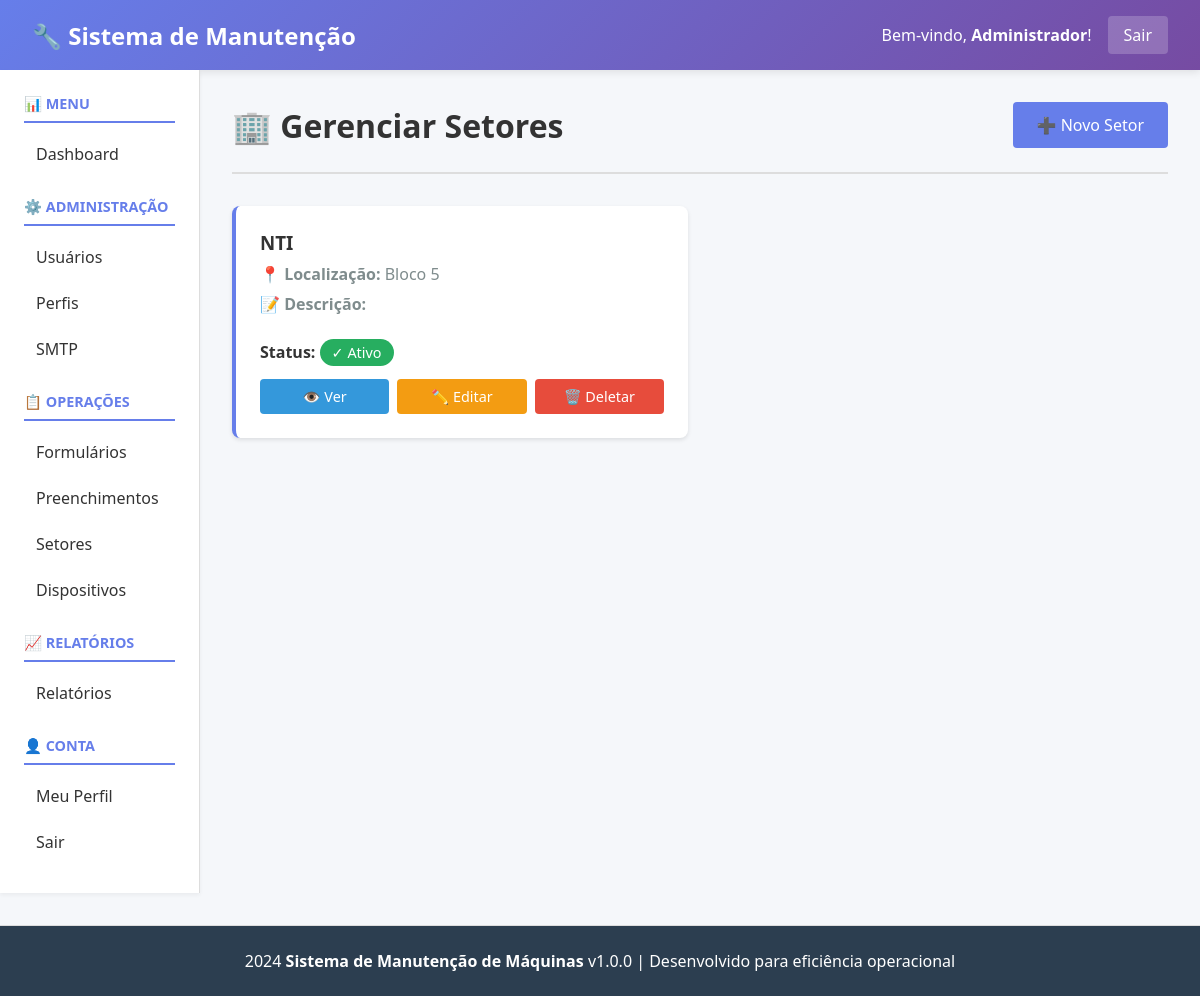
The page /public/index.php?page=sectors (signed in) on the database its author committed.
### tables this page shows
CREATE TABLE `users` (
  `id` int(11) NOT NULL,
  `username` varchar(100) NOT NULL,
  `email` varchar(100) NOT NULL,
  `password_hash` varchar(255) NOT NULL,
  `full_name` varchar(200) NOT NULL,
  `auth_type` enum('local','ldap') DEFAULT 'local',
  `profile_id` int(11) DEFAULT NULL,
  `status` enum('active','inactive') DEFAULT 'active',
  `last_login` datetime DEFAULT NULL,
  `created_at` datetime DEFAULT current_timestamp(),
  `updated_at` datetime DEFAULT current_timestamp() ON UPDATE current_timestamp()
);

CREATE TABLE `sectors` (
  `id` int(11) NOT NULL,
  `name` varchar(200) NOT NULL,
  `description` text DEFAULT NULL,
  `location` varchar(255) DEFAULT NULL,
  `status` varchar(20) DEFAULT 'active',
  `responsible_user_id` int(11) DEFAULT NULL,
  `phone` varchar(20) DEFAULT NULL,
  `email` varchar(100) DEFAULT NULL,
  `is_active` tinyint(1) DEFAULT 1,
  `created_at` datetime DEFAULT current_timestamp(),
  `updated_at` datetime DEFAULT current_timestamp() ON UPDATE current_timestamp()
);

### controllers/SectorController.php (called while the page is built, shortened)
<?php
class SectorController
{
    private $db;
    public function __construct()
    {
        $this->db = Database::getInstance();
    }
    public function index()
    {
        try {
            $sectors = $this->db->fetchAll("SELECT * FROM sectors ORDER BY id DESC");
            include __DIR__ . '/../views/sectors/index.php';
        } catch (\Exception $e) {
            echo "Erro: " . $e->getMessage();
        }
    }
}

### config/Database.php (called while the page is built, shortened)
<?php
class Database
{
    private static $instance = null;
    private $connection;
    private $host = 'localhost';
    private $db_name = 'manutencao_db';
    private $username = 'root';
    private $password = '';
    private $charset = 'utf8mb4';
    private function __construct()
    {
        try {
            $dsn = "mysql:host=" . $this->host . ";dbname=" . $this->db_name . ";charset=" . $this->charset;
            $this->connection = new \PDO(
                $dsn,
                $this->username,
                $this->password,
                array(
                    \PDO::ATTR_ERRMODE => \PDO::ERRMODE_EXCEPTION,
                    \PDO::ATTR_DEFAULT_FETCH_MODE => \PDO::FETCH_ASSOC,
                    \PDO::ATTR_EMULATE_PREPARES => false
                )
            );
        } catch (\PDOException $e) {
            die("Erro de conexão com banco de dados: " . $e->getMessage());
        }
    }
    public static function getInstance()
    {
        if (self::$instance === null) {
            self::$instance = new self();
        }
        return self::$instance;
    }
    public function fetch($sql, $params = [])
    {
        try {
            $stmt = $this->connection->prepare($sql);
            $stmt->execute($params);
            return $stmt->fetch();
        } catch (\PDOException $e) {
            throw new \Exception("Erro ao buscar registro: " . $e->getMessage());
        }
    }
    public function fetchAll($sql, $params = [])
    {
        try {
            $stmt = $this->connection->prepare($sql);
            $stmt->execute($params);
            return $stmt->fetchAll();
        } catch (\PDOException $e) {
            throw new \Exception("Erro ao buscar registros: " . $e->getMessage());
        }
    }
}

### core/Auth.php (called while the page is built, shortened)
<?php
class Auth
{
    private $db;
    private $user = null;
    public function __construct()
    {
        $this->db = Database::getInstance();
    }
    public function isLoggedIn()
    {
        return isset($_SESSION['user_id']) && !empty($_SESSION['user_id']);
    }
    public function getCurrentUser()
    {
        if ($this->user === null) {
            $this->user = $this->db->fetch(
                "SELECT * FROM users WHERE id = :id",
                [':id' => $_SESSION['user_id']]
            );
        }
        return $this->user;
    }
}

### views/sectors/index.php (the view, shortened to what this page needs)
<?php include __DIR__ . '/../header.php'; ?>
<div class="page-header">
    <h1>🏢 Gerenciar Setores</h1>
    <a href="?page=sectors&action=create" class="btn">➕ Novo Setor</a>
</div>
<?php if (!empty($sectors)): ?>
    <div style="display: grid; grid-template-columns: repeat(auto-fill, minmax(300px, 1fr)); gap: 1.5rem;">
        <?php foreach ($sectors as $sector): ?>
            <div style="background: white; padding: 1.5rem; border-radius: 8px; box-shadow: 0 2px 4px rgba(0,0,0,0.1); border-left: 4px solid #667eea;">
                <h3 style="margin-top: 0;"><?php echo htmlspecialchars($sector['name']); ?></h3>
                <p style="color: #7f8c8d; margin: 0.5rem 0;">
                    <strong>📍 Localização:</strong> <?php echo htmlspecialchars($sector['location'] ?? 'N/A'); ?>
                </p>
                <p style="color: #7f8c8d; margin: 0.5rem 0; min-height: 40px;">
                    <strong>📝 Descrição:</strong><br>
                </p>
                <p style="margin: 0.5rem 0;">
                    <strong>Status:</strong>
                    <?php if ($sector['status'] === 'active'): ?>
                        <span style="background: #27ae60; color: white; padding: 0.25rem 0.75rem; border-radius: 20px; font-size: 0.9rem;">✓ Ativo</span>
                    <?php else: ?>
                        <span style="background: #e74c3c; color: white; padding: 0.25rem 0.75rem; border-radius: 20px; font-size: 0.9rem;">✕ Inativo</span>
                    <?php endif; ?>
                </p>
                <div style="display: flex; gap: 0.5rem; margin-top: 1rem;">
                    <a href="?page=sectors&action=view&id=<?php echo $sector['id']; ?>" class="btn" style="flex: 1; text-align: center; background: #3498db; padding: 0.5rem; text-decoration: none; color: white; border-radius: 4px; font-size: 0.9rem;">👁️ Ver</a>
                    <a href="?page=sectors&action=edit&id=<?php echo $sector['id']; ?>" class="btn" style="flex: 1; text-align: center; background: #f39c12; padding: 0.5rem; text-decoration: none; color: white; border-radius: 4px; font-size: 0.9rem;">✏️ Editar</a>
                    <a href="?page=sectors&action=delete&id=<?php echo $sector['id']; ?>" class="btn" style="flex: 1; text-align: center; background: #e74c3c; padding: 0.5rem; text-decoration: none; color: white; border-radius: 4px; font-size: 0.9rem;" onclick="return confirm('Tem certeza?')">🗑️ Deletar</a>
                </div>
            </div>
        <?php endforeach; ?>
    </div>
<?php endif; ?>
<?php include __DIR__ . '/../footer.php'; ?>

### views/header.php (shortened to what this page needs)
<?php
$auth = new \Core\Auth();
$user_atual = $auth->getCurrentUser();
?>
<!DOCTYPE html>
<html lang="pt-BR">
<head>
</head>
<body>
    <div class="navbar">
        <h1>🔧 Sistema de Manutenção</h1>
        <div class="navbar-user">
            <span>Bem-vindo, <strong><?php echo htmlspecialchars($user_atual['full_name'] ?? $user_atual['username']); ?></strong>!</span>
            <a href="index.php?page=logout">Sair</a>
        </div>
    </div>
    <div class="container">
        <div class="sidebar">
            <h3>📊 MENU</h3>
            <ul>
                <li><a href="index.php?page=dashboard">Dashboard</a></li>
            </ul>
            <h3>⚙️ ADMINISTRAÇÃO</h3>
            <ul>
                <li><a href="index.php?page=users">Usuários</a></li>
                <li><a href="index.php?page=profiles">Perfis</a></li>
                <li><a href="index.php?page=smtp">SMTP</a></li>
            </ul>
            <h3>📋 OPERAÇÕES</h3>
            <ul>
                <li><a href="index.php?page=forms">Formulários</a></li>
                <li><a href="index.php?page=submissions">Preenchimentos</a></li>
                <li><a href="index.php?page=sectors">Setores</a></li>
                <li><a href="index.php?page=devices">Dispositivos</a></li>
            </ul>
            <h3>📈 RELATÓRIOS</h3>
            <ul>
                <li><a href="index.php?page=reports">Relatórios</a></li>
            </ul>
            <h3>👤 CONTA</h3>
            <ul>
                <li><a href="index.php?page=profile">Meu Perfil</a></li>
                <li><a href="index.php?page=logout">Sair</a></li>
            </ul>
        </div>
        <div class="content">

### views/header.php (style rules this page uses)
* { margin: 0; padding: 0; box-sizing: border-box; }
body { font-family: 'Segoe UI', Tahoma, Geneva, Verdana, sans-serif; background: #f5f7fa; color: #333; }
.navbar { background: linear-gradient(135deg, #667eea 0%, #764ba2 100%); color: white; padding: 1rem 2rem; display: flex; justify-content: space-between; align-items: center; box-shadow: 0 2px 8px rgba(0,0,0,0.1); }
.navbar h1 { font-size: 1.5rem; margin: 0; }
.navbar-user { display: flex; align-items: center; gap: 1rem; }
.navbar-user a { color: white; text-decoration: none; padding: 0.5rem 1rem; background: rgba(255,255,255,0.2); border-radius: 4px; transition: background 0.3s; }
.container { display: grid; grid-template-columns: 200px 1fr; min-height: calc(100vh - 80px); }
.sidebar { background: white; padding: 1.5rem; border-right: 1px solid #ddd; box-shadow: 0 2px 4px rgba(0,0,0,0.05); overflow-y: auto; }
.sidebar h3 { color: #667eea; font-size: 0.9rem; text-transform: uppercase; margin-top: 1.5rem; margin-bottom: 0.75rem; border-bottom: 2px solid #667eea; padding-bottom: 0.5rem; }
.sidebar h3:first-child { margin-top: 0; }
.sidebar ul { list-style: none; }
.sidebar ul li { margin: 0.5rem 0; }
.sidebar ul li a { color: #333; text-decoration: none; padding: 0.5rem 0.75rem; border-radius: 4px; display: block; transition: background 0.3s, color 0.3s; }
.content { padding: 2rem; overflow-y: auto; }
.page-header { display: flex; justify-content: space-between; align-items: center; margin-bottom: 2rem; padding-bottom: 1.5rem; border-bottom: 2px solid #ddd; }
.page-header h1 { font-size: 2rem; color: #333; }
.btn { background: #667eea; color: white; padding: 0.75rem 1.5rem; border: none; border-radius: 4px; cursor: pointer; text-decoration: none; display: inline-block; transition: background 0.3s; }

### rows shown on the page
users: full_name "Administrador"
sectors: name "NTI", location "Bloco 5", status "✓ Ativo"
